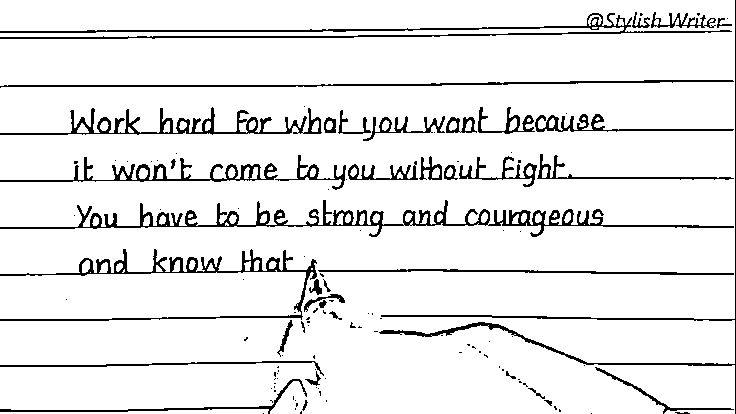
#> input picture handwriting_recognition_project/debug_processed_image.png, 736 x 414 px
$ python fdghj.py
#> lines starting #> are read from the running program, lines starting #| are printed output that depends on the picture
import cv2
import pytesseract
import numpy as np

# Set the Tesseract path manually (Modify this based on your installation)
pytesseract.pytesseract.tesseract_cmd = r"C:\Program Files\Tesseract-OCR\tesseract.exe"

# Load the image
image_path = "debug_processed_image.png"  # Update with your image path
image = cv2.imread(image_path)
#> image is the input picture: shape (414, 736, 3); 91.6% white; black in thin lines or dots

# Convert to grayscale
gray = cv2.cvtColor(image, cv2.COLOR_BGR2GRAY)
#> gray: shape (414, 736); 91.6% white; black in thin lines or dots

# Apply thresholding to remove noise
_, binary = cv2.threshold(gray, 150, 255, cv2.THRESH_BINARY_INV)
#> binary: shape (414, 736); 8.4% white in thin lines or dots

# Apply morphological operations to improve clarity
kernel = np.ones((2,2), np.uint8)
processed = cv2.morphologyEx(binary, cv2.MORPH_CLOSE, kernel)
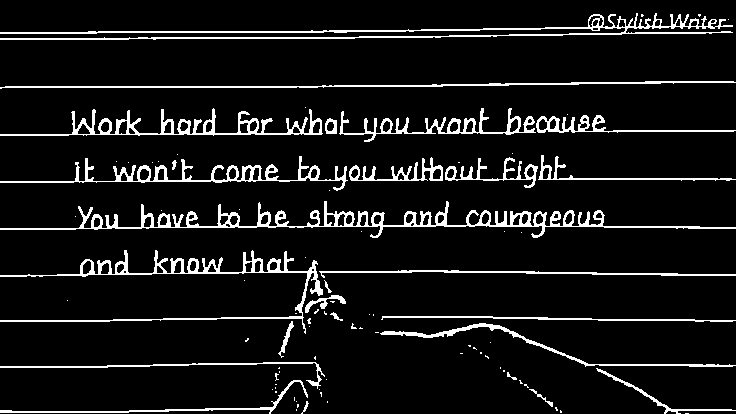
#> processed: shape (414, 736); 8.4% white in thin lines or dots

# Save processed image for debugging (Optional)
cv2.imwrite("debug_processed_image1.png", processed)

# Perform OCR
#> (the run stopped early here; a loop or call above may not have finished)
